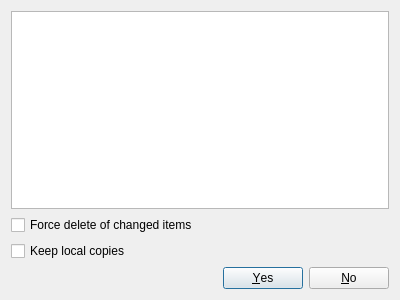
<?xml version="1.0" encoding="UTF-8"?>
<ui version="4.0">
 <class>DeleteForm</class>
 <widget class="QDialog" name="DeleteForm">
  <property name="geometry">
   <rect>
    <x>0</x>
    <y>0</y>
    <width>400</width>
    <height>300</height>
   </rect>
  </property>
  <property name="windowTitle">
   <string>Really delete these entries?</string>
  </property>
  <layout class="QVBoxLayout">
   <item>
    <widget class="QListWidget" name="m_ItemsList"/>
   </item>
   <item>
    <widget class="QCheckBox" name="m_forceDelete">
     <property name="text">
      <string>Force delete of changed items</string>
     </property>
    </widget>
   </item>
   <item>
    <widget class="QCheckBox" name="m_keepLocal">
     <property name="text">
      <string>Keep local copies</string>
     </property>
    </widget>
   </item>
   <item>
    <widget class="QDialogButtonBox" name="buttonBox">
     <property name="standardButtons">
      <set>QDialogButtonBox::No|QDialogButtonBox::Yes</set>
     </property>
    </widget>
   </item>
  </layout>
 </widget>
 <resources/>
 <connections/>
</ui>
